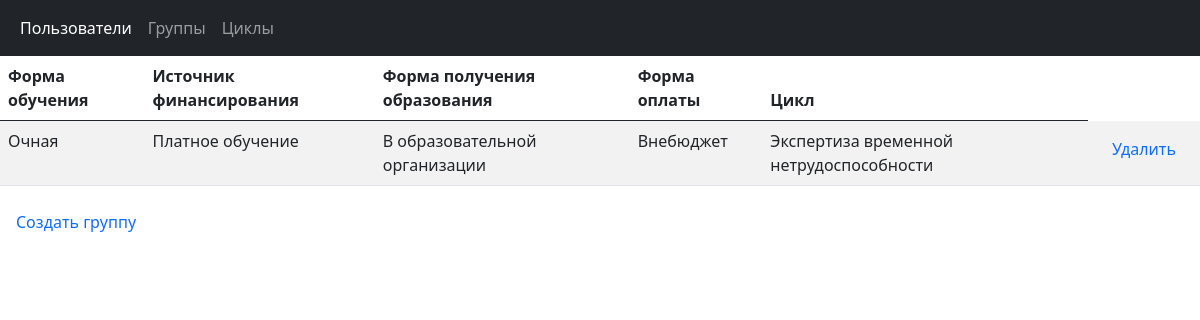
Screenshot of /app/groups/ with the database file from the repository.
### app/models.py (models this page shows)
class Groups(models.Model):
    group_training = models.ForeignKey(FormsOfTraining, on_delete=models.CASCADE)
    group_funding = models.ForeignKey(SourcesOfFunding, on_delete=models.CASCADE)
    group_education = models.ForeignKey(FormOfEducation, on_delete=models.CASCADE)
    group_payment = models.ForeignKey(PaymentForm, on_delete=models.CASCADE)
    group_cycles = models.ForeignKey(Cycles, on_delete=models.CASCADE)

class FormsOfTraining(models.Model):
    forms_of_training = models.CharField('Форма обучения', max_length=200)
    def __str__(self):
        return self.forms_of_training

class SourcesOfFunding(models.Model):
    sources_of_funding = models.CharField('Источник финансирования', max_length=200)
    def __str__(self):
        return self.sources_of_funding

class FormOfEducation(models.Model):
    form_of_education = models.CharField('Форма получения образования', max_length=200)
    def __str__(self):
        return self.form_of_education

class PaymentForm(models.Model):
    payment_form = models.CharField('Форма оплаты', max_length=200)
    def __str__(self):
        return self.payment_form

class Cycles(models.Model):
    cyc_name = models.CharField('Название', max_length=200)
    begin = models.DateField('Начало')
    end = models.DateField('Окончание')
    cyc_hours = models.ForeignKey(Hours, on_delete=models.CASCADE)
    cyc_status = models.ForeignKey(Status, on_delete=models.CASCADE)
    cyc_faculty = models.ForeignKey(Faculty, on_delete=models.CASCADE)
    cyc_specialty = models.ForeignKey(SpecialtyByCycle, on_delete=models.CASCADE)
    def __str__(self):
        return self.cyc_name

### app/views.py (the view)
# urls.py: path('groups/', views.groups_list, name='groups_list'),
def groups_list(request):
    groups = Groups.objects.all()
    return render(request, 'app/groups.html', context={'gr_list': groups})

### app/templates/app/groups.html (shortened to what this page needs)
{% extends "base.html" %}
{% block content %}
  {% if gr_list %}
    <table class="table table-striped">
      <thead>
        <tr>
          <th scope="col">Форма обучения</th>
          <th scope="col">Источник финансирования</th>
          <th scope="col">Форма получения образования</th>
          <th scope="col">Форма оплаты</th>
          <th scope="col">Цикл</th>
        </tr>
      </thead>
      <tbody>
        {% for g in gr_list %}
          <tr>
            <td>{{g.group_training}}</td>
            <td>{{g.group_funding}}</td>
            <td>{{g.group_education}}</td>
            <td>{{g.group_payment}}</td>
            <td>{{g.group_cycles}}</td>
            <td><a class="nav-link active" aria-current="page" href="delete/{{g.id}}">Удалить</a></td>
          </tr>
        {% endfor %}
      </tbody>
    </table>
    <a class="nav-link active" aria-current="page" href="{% url 'groups_add' %}">Создать группу</a>
  {% else %}
    <h2>Групп нет</h2>
  {% endif %}
{% endblock %}

### rows the page displays
Groups: group_training "Очная", group_funding "Платное обучение", group_education "В образовательной организации", group_payment "Внебюджет", group_cycles "Экспертиза временной нетрудоспособности"
